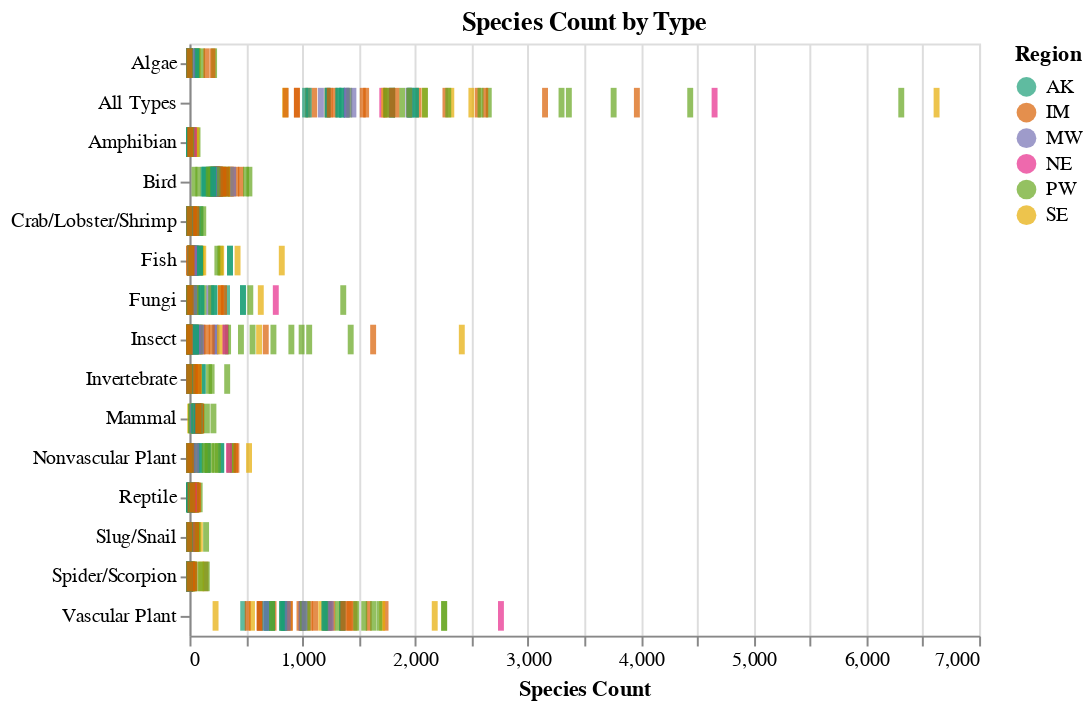

Notebook code for this chart:
### Markdown cell above
## ✅Q6 - Create a rug plot of Species Diversity
Look at how the different Species categores (all Species types that are NOT 'All Types' are distributed
across all the parks.  

Use the same color encoding for the Region as the prior plots. 

Add a `selection_multi` that will highlight the selected data for a park by turning unselected data light gray. 
Also, make the tick a little bigger when it is selected to help find the park in the other categories.

### Code cell
import altair as alt
from vega_datasets import data

click = alt.selection_multi(encodings=['color'], fields=['Park Name'])

alt.Chart(df_species_final).mark_tick(thickness=3).encode(
    tooltip=['Park Name','Species Count','Acres'],
    x='Species Count',
    y=alt.Y('Species Type',title=""),
    color=alt.condition(click, alt.Color('Region:N',
                         scale=alt.Scale(scheme='dark2')),
                         alt.value('lightgray')),
).properties(
    title="Species Count by Type"
).add_selection(
    click)

### Figure 1 — Vega-Lite specification as saved in the notebook (floating-point values rounded to 4 significant figures; data arrays with more than 128 entries replaced by an {"elided": "..."} marker saying what was removed)
{"config": {"view": {"continuousWidth": 400, "continuousHeight": 300}}, "data": {"name": "data-5d6ad6c1d715138b8ee4187e4ba0f5fe"}, "mark": {"type": "tick", "thickness": 3}, "encoding": {"color": {"condition": {"field": "Region", "scale": {"scheme": "dark2"}, "type": "nominal", "selection": "selector002"}, "value": "lightgray"}, "tooltip": [{"field": "Park Name", "type": "nominal"}, {"field": "Species Count", "type": "quantitative"}, {"field": "Acres", "type": "quantitative"}], "x": {"field": "Species Count", "type": "quantitative"}, "y": {"field": "Species Type", "title": "", "type": "nominal"}}, "selection": {"selector002": {"type": "multi", "encodings": ["color"], "fields": ["Park Name"]}}, "title": "Species Count by Type", "$schema": "https://vega.github.io/schema/vega-lite/v4.17.0.json", "datasets": {"data-5d6ad6c1d715138b8ee4187e4ba0f5fe": {"elided": "930 records"}}}
